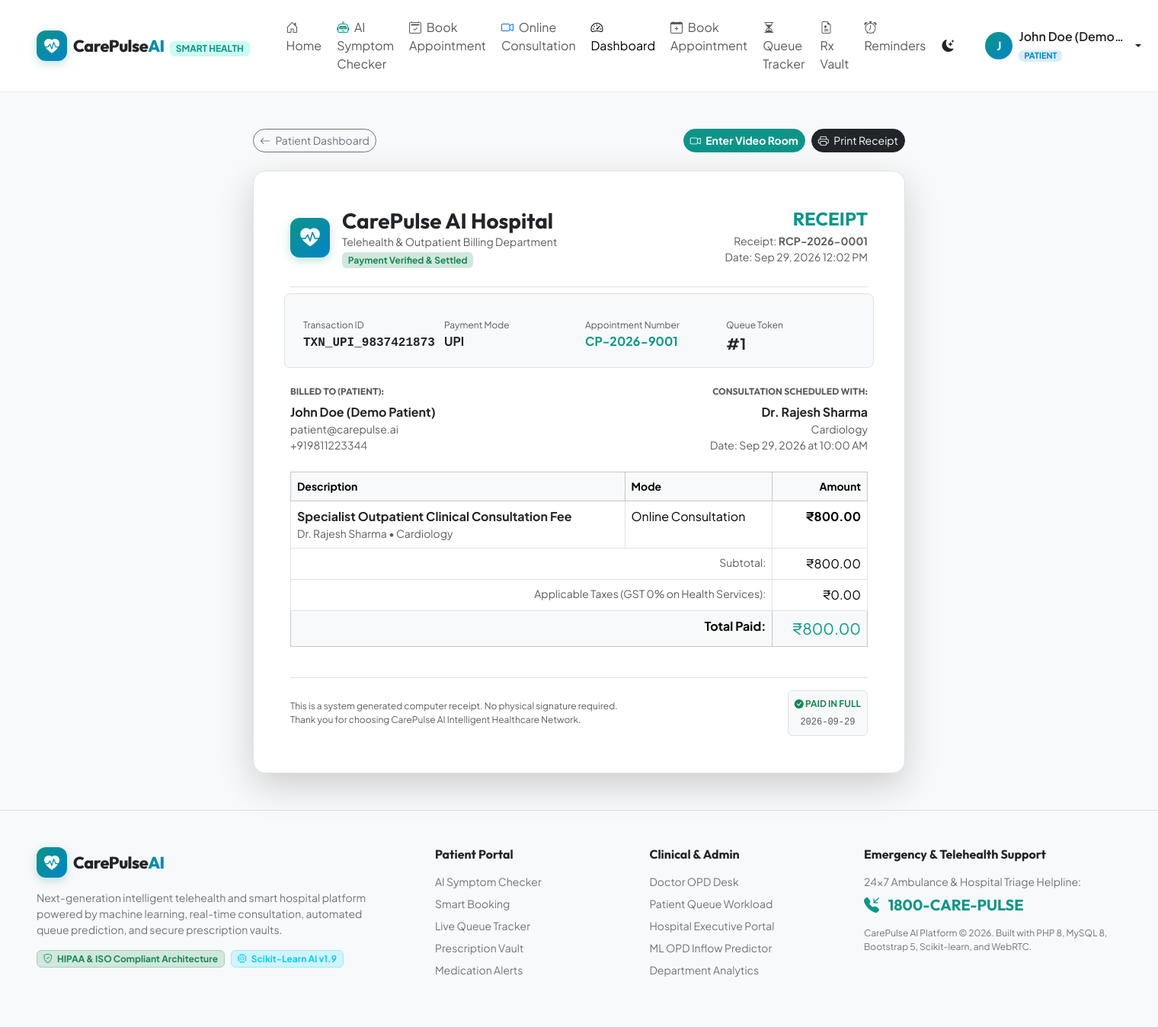
/payments/receipt.php?id=1 (signed in), run on the app's committed database.
### tables this page shows
CREATE TABLE `users` (
    `id` INT UNSIGNED AUTO_INCREMENT PRIMARY KEY,
    `name` VARCHAR(120) NOT NULL,
    `email` VARCHAR(150) NOT NULL UNIQUE,
    `password_hash` VARCHAR(255) NOT NULL,
    `role` ENUM('patient', 'doctor', 'admin') NOT NULL DEFAULT 'patient',
    `phone` VARCHAR(20) DEFAULT NULL,
    `gender` ENUM('male', 'female', 'other') DEFAULT 'other',
    `dob` DATE DEFAULT NULL,
    `blood_group` VARCHAR(5) DEFAULT NULL,
    `otp_code` VARCHAR(10) DEFAULT NULL,
    `otp_expiry` DATETIME DEFAULT NULL,
    `is_verified` TINYINT(1) NOT NULL DEFAULT 0,
    `status` ENUM('active', 'inactive', 'suspended') NOT NULL DEFAULT 'active',
    `avatar` VARCHAR(255) DEFAULT 'default-avatar.png',
    `created_at` TIMESTAMP DEFAULT CURRENT_TIMESTAMP,
    `updated_at` TIMESTAMP DEFAULT CURRENT_TIMESTAMP ON UPDATE CURRENT_TIMESTAMP,
    INDEX `idx_role` (`role`),
    INDEX `idx_status` (`status`)
);

CREATE TABLE `payments` (
    `id` INT UNSIGNED AUTO_INCREMENT PRIMARY KEY,
    `appointment_id` INT UNSIGNED NOT NULL,
    `patient_id` INT UNSIGNED NOT NULL,
    `amount` DECIMAL(10,2) NOT NULL,
    `payment_method` ENUM('upi', 'card', 'netbanking') NOT NULL,
    `transaction_id` VARCHAR(100) NOT NULL UNIQUE,
    `receipt_number` VARCHAR(50) NOT NULL UNIQUE,
    `payment_status` ENUM('pending', 'successful', 'failed', 'refunded') NOT NULL DEFAULT 'pending',
    `payment_details` JSON DEFAULT NULL,
    `created_at` TIMESTAMP DEFAULT CURRENT_TIMESTAMP,
    FOREIGN KEY (`appointment_id`) REFERENCES `appointments`(`id`) ON DELETE CASCADE,
    FOREIGN KEY (`patient_id`) REFERENCES `users`(`id`) ON DELETE CASCADE,
    INDEX `idx_status` (`payment_status`)
);

CREATE TABLE `appointments` (
    `id` INT UNSIGNED AUTO_INCREMENT PRIMARY KEY,
    `appointment_number` VARCHAR(30) NOT NULL UNIQUE,
    `patient_id` INT UNSIGNED NOT NULL,
    `doctor_id` INT UNSIGNED NOT NULL,
    `department_id` INT UNSIGNED NOT NULL,
    `appointment_date` DATE NOT NULL,
    `appointment_time` TIME NOT NULL,
    `appointment_type` ENUM('hospital_visit', 'online_consultation') NOT NULL DEFAULT 'online_consultation',
    `queue_number` INT UNSIGNED NOT NULL DEFAULT 1,
    `status` ENUM('pending_payment', 'confirmed', 'in_consultation', 'completed', 'cancelled') NOT NULL DEFAULT 'pending_payment',
    `symptoms_summary` TEXT DEFAULT NULL,
    `meeting_room_id` VARCHAR(100) DEFAULT NULL,
    `estimated_wait_time` INT UNSIGNED DEFAULT 0,
    `created_at` TIMESTAMP DEFAULT CURRENT_TIMESTAMP,
    `updated_at` TIMESTAMP DEFAULT CURRENT_TIMESTAMP ON UPDATE CURRENT_TIMESTAMP,
    UNIQUE KEY `unique_doctor_slot` (`doctor_id`, `appointment_date`, `appointment_time`),
    FOREIGN KEY (`patient_id`) REFERENCES `users`(`id`) ON DELETE CASCADE,
    FOREIGN KEY (`doctor_id`) REFERENCES `doctor_profiles`(`id`) ON DELETE RESTRICT,
    FOREIGN KEY (`department_id`) REFERENCES `departments`(`id`) ON DELETE RESTRICT,
    INDEX `idx_date_doctor` (`appointment_date`, `doctor_id`),
    INDEX `idx_status` (`status`)
);

CREATE TABLE `departments` (
    `id` INT UNSIGNED AUTO_INCREMENT PRIMARY KEY,
    `name` VARCHAR(100) NOT NULL UNIQUE,
    `code` VARCHAR(20) NOT NULL UNIQUE,
    `icon` VARCHAR(50) DEFAULT 'bi-heart-pulse',
    `description` TEXT DEFAULT NULL,
    `status` ENUM('active', 'inactive') NOT NULL DEFAULT 'active',
    `created_at` TIMESTAMP DEFAULT CURRENT_TIMESTAMP
);

### payments/receipt.php (the view, shortened to what the rows shown need)
<?php
require_once __DIR__ . '/../includes/config.php';
require_once __DIR__ . '/../includes/db.php';
require_once __DIR__ . '/../includes/auth.php';
$paymentId = (int)($_GET['id'] ?? 0);
$payment = Database::fetchOne("
    SELECT p.*, a.appointment_number, a.appointment_date, a.appointment_time,
           a.appointment_type, a.queue_number, a.meeting_room_id, a.status as apt_status,
           u_doc.name as doctor_name, dep.name as department_name, d.room_number,
           u_pat.name as patient_name, u_pat.email as patient_email, u_pat.phone as patient_phone
    FROM payments p
    JOIN appointments a ON p.appointment_id = a.id
    JOIN doctor_profiles d ON a.doctor_id = d.id
    JOIN users u_doc ON d.user_id = u_doc.id
    JOIN departments dep ON a.department_id = dep.id
    JOIN users u_pat ON p.patient_id = u_pat.id
    WHERE p.id = ?
", [$paymentId]);
require_once __DIR__ . '/../includes/header.php';
?>
<div class="container py-5">
    <div class="row justify-content-center">
        <div class="col-lg-8">
            <div class="glass-card print-sheet p-4 p-md-5 border shadow-lg bg-white text-dark">
                <div class="d-flex justify-content-between align-items-start border-bottom pb-4 mb-4">
                    <div class="text-end">
                        <h4 class="fw-bold mb-1 text-teal">RECEIPT</h4>
                        <div class="small text-muted">Receipt: <strong><?= e($payment['receipt_number']) ?></strong></div>
                        <div class="small text-muted">Date: <?= date('M d, Y h:i A', strtotime($payment['created_at'])) ?></div>
                    </div>
                </div>
                <div class="row g-3 p-3 rounded-3 bg-light border mb-4">
                    <div class="col-sm-6 col-md-3">
                        <span class="text-muted fs-xs d-block">Transaction ID</span>
                        <strong class="text-dark font-monospace"><?= e($payment['transaction_id']) ?></strong>
                    </div>
                    <div class="col-sm-6 col-md-3">
                        <span class="text-muted fs-xs d-block">Payment Mode</span>
                        <strong class="text-dark text-uppercase"><?= e($payment['payment_method']) ?></strong>
                    </div>
                    <div class="col-sm-6 col-md-3">
                        <span class="text-muted fs-xs d-block">Appointment Number</span>
                        <strong class="text-teal"><?= e($payment['appointment_number']) ?></strong>
                    </div>
                    <div class="col-sm-6 col-md-3">
                        <span class="text-muted fs-xs d-block">Queue Token</span>
                        <strong class="text-dark fs-5">#<?= e($payment['queue_number']) ?></strong>
                    </div>
                </div>
                <div class="row g-4 mb-4">
                    <div class="col-sm-6">
                        <h6 class="text-muted fs-xs fw-bold text-uppercase mb-2">Billed To (Patient):</h6>
                        <strong class="text-dark d-block"><?= e($payment['patient_name']) ?></strong>
                        <div class="small text-muted"><?= e($payment['patient_email']) ?></div>
                        <div class="small text-muted"><?= e($payment['patient_phone']) ?></div>
                    </div>
                    <div class="col-sm-6 text-sm-end">
                        <h6 class="text-muted fs-xs fw-bold text-uppercase mb-2">Consultation Scheduled With:</h6>
                        <strong class="text-dark d-block"><?= e($payment['doctor_name']) ?></strong>
                        <div class="small text-muted"><?= e($payment['department_name']) ?></div>
                        <div class="small text-muted">Date: <?= date('M d, Y', strtotime($payment['appointment_date'])) ?> at <?= date('h:i A', strtotime($payment['appointment_time'])) ?></div>
                    </div>
                </div>
                <div class="table-responsive mb-4">
                    <table class="table table-bordered">
                        <thead class="table-light">
                            <tr class="small text-muted">
                                <th>Description</th>
                                <th>Mode</th>
                                <th class="text-end">Amount</th>
                            </tr>
                        </thead>
                        <tbody>
                            <tr>
                                <td>
                                    <strong class="text-dark">Specialist Outpatient Clinical Consultation Fee</strong>
                                    <div class="small text-muted"><?= e($payment['doctor_name']) ?> &bull; <?= e($payment['department_name']) ?></div>
                                </td>
                                <td><?= ucwords(str_replace('_', ' ', $payment['appointment_type'])) ?></td>
                                <td class="text-end fw-bold">₹<?= number_format($payment['amount'], 2) ?></td>
                            </tr>
                            <tr>
                                <td colspan="2" class="text-end text-muted small">Subtotal:</td>
                                <td class="text-end">₹<?= number_format($payment['amount'], 2) ?></td>
                            </tr>
                            <tr class="table-light">
                                <td colspan="2" class="text-end fw-bold">Total Paid:</td>
                                <td class="text-end fs-5 fw-extrabold text-teal">₹<?= number_format($payment['amount'], 2) ?></td>
                            </tr>
                        </tbody>
                    </table>
                </div>
            </div>
        </div>
    </div>
</div>
<?php require_once __DIR__ . '/../includes/footer.php'; ?>

### includes/header.php (shortened to what the rows shown need)
<?php
require_once __DIR__ . '/config.php';
require_once __DIR__ . '/db.php';
require_once __DIR__ . '/auth.php';
require_once __DIR__ . '/security.php';
$currentUser = Auth::currentUser();
$userRole = Auth::currentUserRole();
?>
<!DOCTYPE html>
<html lang="en" data-bs-theme="light">
<head>
    <link href="https://cdn.jsdelivr.net/npm/bootstrap@5.3.3/dist/css/bootstrap.min.css" rel="stylesheet">
    <link rel="stylesheet" href="https://cdn.jsdelivr.net/npm/bootstrap-icons@1.11.3/font/bootstrap-icons.min.css">
    <link rel="stylesheet" href="<?= base_url('assets/css/main.css') ?>">
</head>
<body class="bg-body-tertiary">
<nav class="navbar navbar-expand-lg navbar-glass sticky-top py-3">
    <div class="container-fluid px-lg-5">
        <div class="collapse navbar-collapse" id="navbarMain">
            <div class="d-flex align-items-center gap-3">
                <?php if ($currentUser): ?>
                    <div class="dropdown">
                        <button class="btn user-profile-btn dropdown-toggle d-flex align-items-center gap-2 border-0" type="button" data-bs-toggle="dropdown">
                            <div class="user-avatar-badge">
                                <?= strtoupper(substr($currentUser['name'], 0, 1)) ?>
                            </div>
                            <div class="text-start d-none d-sm-block">
                                <span class="d-block fw-semibold text-truncate" style="max-width: 140px;"><?= e($currentUser['name']) ?></span>
                                <span class="badge role-badge role-<?= e($userRole) ?> text-uppercase"><?= e($userRole) ?></span>
                            </div>
                        </button>
                    </div>
                <?php endif; ?>
            </div>
        </div>
    </div>
</nav>

### data on the page
users: name "J", name "John Doe (Demo…"
payments: receipt_number "RCP-2026-0001", created_at "Sep 29, 2026 12:02 PM", transaction "TXN_UPI_9837421873", payment_method "UPI", appointment.appointment_number "CP-2026-9001", appointment.queue_number "1", patient.name "John Doe (Demo Patient)", patient.email "patient@carepulse.ai", patient.phone "+919811223344", users.name "Dr. Rajesh Sharma", departments.name "Cardiology", appointment.appointment_date "Sep 29, 2026", appointment.appointment_time "10:00 AM", appointment.appointment_type "Online Consultation", amount "800.00"

### other printed values
$userRole "PATIENT"
